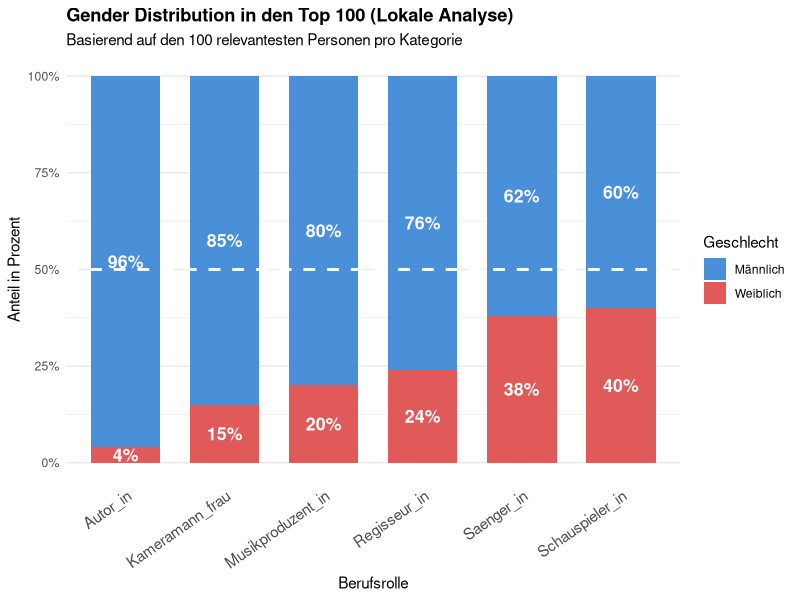

R code for this plot:
# ==============================================================================
# PROJEKT: Gender Bias - Top 100 Repräsentations-Analyse (LOKALE VERSION)
# Ziel: Wer ist am sichtbarsten? (Die 100 wichtigsten Personen pro Branche)
# ==============================================================================

# BLOCK 0: Die Werkzeuge
# Wir nutzen dplyr für die Tabellen-Logik und ggplot2 für das Design.
library(dplyr)
library(ggplot2)
library(scales) # Hilft uns, Zahlen in schöne Prozente (z.B. 50%) umzuwandeln

# 1. Daten-Import: Die Basis laden
# Wir schauen nach, ob die Datei aus Skript 1 da ist. Falls nicht, bricht das 
# Programm mit einer Fehlermeldung ab, statt "Quatsch" zu berechnen.
if (file.exists("data/raw_gender_bias_data.csv")) {
  raw_data <- read.csv("data/raw_gender_bias_data.csv")
  cat("Daten erfolgreich geladen. Verarbeite", nrow(raw_data), "Einträge...\n")
} else {
  stop("FEHLER: Die Datei 'data/raw_gender_bias_data.csv' wurde nicht gefunden!")
}

# 2. Die "Top 100" Ermittlung: Den Filter anwenden
# Das ist das Herzstück der Analyse. Wir mischen alle Männer und Frauen einer
# Branche zusammen und schauen, wer die meisten Sitelinks (globale Bekanntheit) hat.
top100_lokal <- raw_data %>%
  # Schritt A: Wir gruppieren nach Berufsrolle (z.B. Autor_in)
  group_by(role) %>%
  
  # Schritt B: Wir sortieren JEDE Gruppe nach Sitelinks (absteigend)
  # Die "Wichtigsten" stehen jetzt ganz oben.
  arrange(desc(sitelinks)) %>%
  
  # Schritt C: Wir schneiden die Liste nach den ersten 100 Personen ab
  slice_head(n = 100) %>%
  
  # Schritt D: Wir zählen, wie viele Männer und Frauen jetzt noch übrig sind
  count(role, geschlecht) %>%
  
  # Schritt E: Wir berechnen den Anteil (z.B. 0.04 für 4%)
  mutate(prozent = n / sum(n)) %>%
  
  # Gruppierung aufheben, um wieder eine normale Tabelle zu haben
  ungroup()

# 3. Ergebnisse sichern
# Wir speichern diese neue Statistik-Tabelle als CSV-Datei ab.
write.csv(top100_lokal, "data/top100_gender_distribution_lokal.csv", row.names = FALSE)

# 4. Visualisierung: Das "Stapel-Diagramm" erstellen
# Wir bauen ein Diagramm, bei dem die Balken immer genau 100% hoch sind (position = "fill").
plot_top100 <- ggplot(top100_lokal, aes(x = role, y = n, fill = geschlecht)) +
  
  # Zeichnet die farbigen Balken (Rot für Frauen, Blau für Männer)
  geom_col(position = "fill", width = 0.7) +
  
  # Beschriftung: Schreibt die Prozentzahlen direkt IN die Balken
  # "vjust = 0.5" sorgt dafür, dass die Zahl genau mittig im Farbblock steht.
  geom_text(aes(label = paste0(round(prozent * 100), "%")), 
            position = position_fill(vjust = 0.5), 
            color = "white", 
            fontface = "bold", 
            size = 4.5) +
  
  # Die Paritäts-Linie: Eine gestrichelte weiße Linie bei 50%
  # Alles was unter oder über dieser Linie liegt, zeigt sofort den Bias.
  geom_hline(yintercept = 0.5, linetype = "dashed", color = "white", linewidth = 1) +
  
  # Achsen-Design: Umwandlung der Skala in Prozente (0.25 -> 25%)
  scale_y_continuous(labels = scales::percent) +
  
  # Unsere Hausfarben (Rot und Blau)
  scale_fill_manual(values = c("Weiblich" = "#E05A5A", "Männlich" = "#4A90D9")) +
  
  # Beschriftungen (Titel, Untertitel und Achsen)
  labs(title = "Gender Distribution in den Top 100 (Lokale Analyse)",
       subtitle = "Basierend auf den 100 relevantesten Personen pro Kategorie",
       y = "Anteil in Prozent", x = "Berufsrolle",
       fill = "Geschlecht") +
  
  # Modernes, sauberes Design (kein grauer Hintergrund)
  theme_minimal() +
  
  # Feinschliff: Text auf der X-Achse schräg stellen, damit er nicht überlappt
  theme(axis.text.x = element_text(angle = 35, hjust = 1, size = 11),
        panel.grid.major.x = element_blank(),
        plot.title = element_text(face = "bold"))

# 5. Finale: Das Bild exportieren
# Wir speichern das Diagramm als große, scharfe PNG-Datei für dein Manuskript.
ggsave("visualisierung_top100_LOKAL_FINAL.png", plot_top100, width = 12, height = 7)

# Erfolgsmeldungen in der Konsole ausgeben
cat("\nERFOLG! Alle 6 Rollen wurden verarbeitet.\n")
cat("Die Datei 'visualisierung_top100_LOKAL_FINAL.png' wurde erstellt.")
